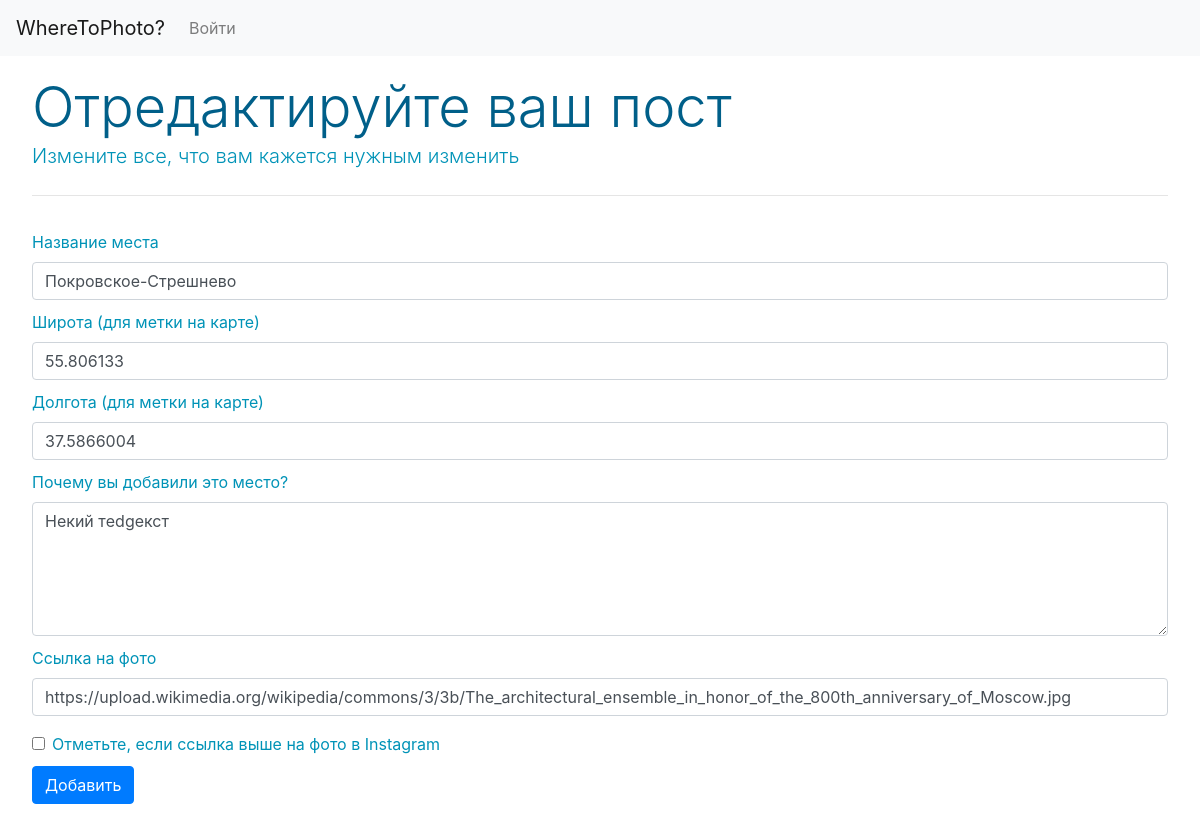
/edit/37.586600455.806133, run on an earlier commit of the app's database.
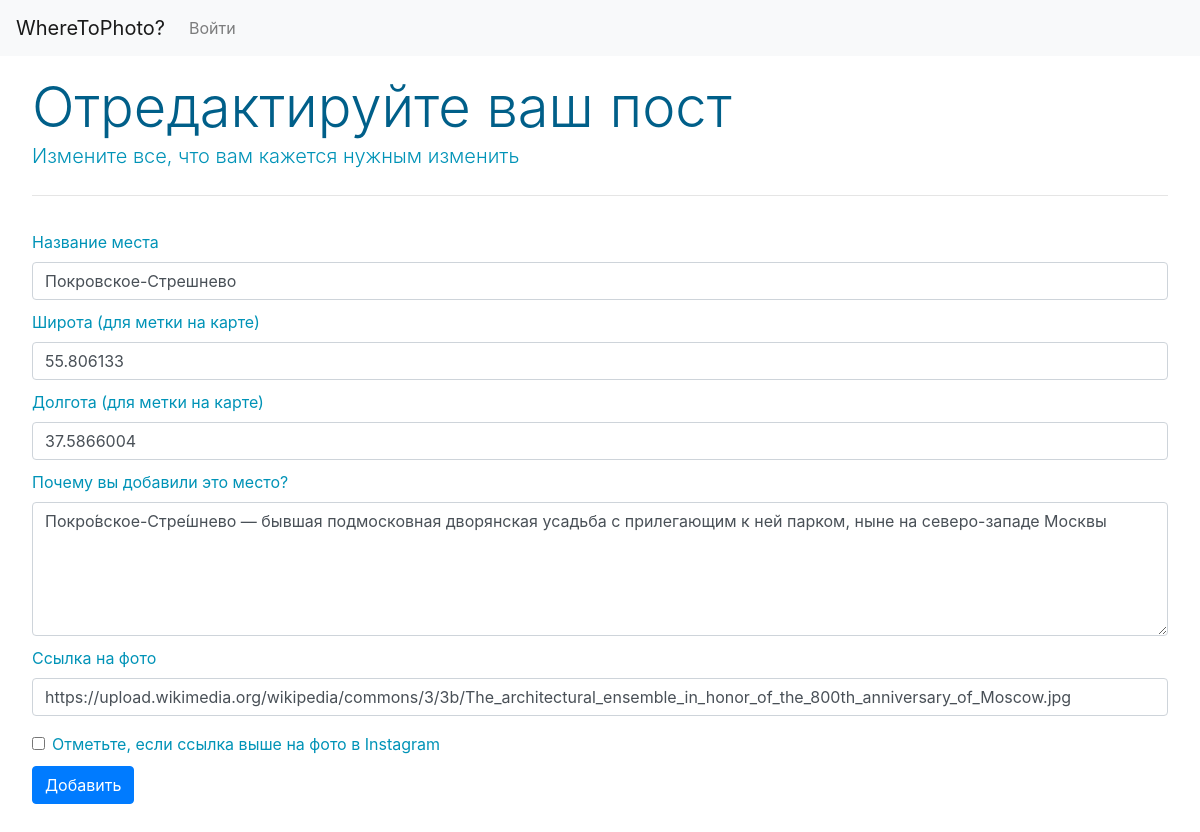
And on a later commit of the database.
### db_users.py (models this page shows)
class Article(Base):
    __tablename__='article'
    ID = Column(Integer, primary_key=True,autoincrement=True)
    subject = Column(String(), nullable=False)
    latitude = Column(String(), nullable=False)
    longitude = Column(String(), nullable=False)
    added_by = Column(String(), nullable=False)
    pic_url = Column(String(), nullable=False)
    description  = Column(String(), nullable=False)
    url = Column(String(), nullable=False)
    created_at = Column(Date, default=datetime.datetime.now())
    likes =  Column(Integer, nullable = False)

### app.py (the view, shortened to what this page needs)
@app.route("/edit/<path:url>",methods = ['GET','POST'])
def edit(url):
    t = get_article(url)
    if request.method == "GET":
        return render("edit.html", visibility_ok = "collapse", visibility_danger = "collapse",t = t)

### app.py (called while the page is built)
def render_str(template,**params):
   t = jinja_env.get_template(template)
   return t.render(params)

def render(template, **kw):
   return render_str(template, **kw)

### db_process.py (called while the page is built)
def init_db(db_name = 'sqlite:///users.db'): #инициализация инструментов для доступа к базе данных
	engine = create_engine(db_name,connect_args={'check_same_thread': False})
	Base.metadata.bind = engine
	DBSession = sessionmaker(bind=engine, autoflush = True)
	session = DBSession()
	return session

def get_article(url): # получение поста
	session = init_db()
	art = session.query(Article.subject, Article.latitude,
		Article.longitude, Article.added_by, Article.pic_url,
		Article.description,Article.created_at).filter(Article.url == url).order_by(Article.ID)
	return art.one_or_none()

### templates/edit.html (shortened to what this page needs)
<!DOCTYPE html>
<html>
<head>
	{% include "cssjs.html"%}
</head>
<body>
{% include "navbar.html" %}
<div class="jumbotron">
  <h1 class="display-4">Отредактируйте ваш пост</h1>
  <p class="lead" >Измените все, что вам кажется нужным изменить</p>
  <hr class="my-4">
  <form method="POST">
  	<div class="form-group">
    <label for="subject">Название места</label>
    <input class="form-control" type="text" placeholder="Введите название места" id="login" name="subject" value="{{t[0]}}" >
    <label for="latitude">Широта (для метки на карте)</label>
    <input class="form-control" type="text" placeholder="Введите широту, на которой расположен объект" id="login" name="latitude" value="{{t[1]}}">
    <label for="longitude">Долгота (для метки на карте)</label>
    <input class="form-control" type="text" placeholder="Введите долготу, на которой расположен объект" id="login" name="longitude" value="{{t[2]}}" >
    <label for="details">Почему вы добавили это место?</label>
    <textarea class="form-control" id="exampleFormControlTextarea1" rows="5" name="details">{{t[5]}}</textarea>
    <label for="longitude">Ссылка на фото</label>
    <input class="form-control" type="text" placeholder="Введите ссылку на фото или на фото в Instagram" id="login" name="pic_url" value="{{t[4]}}">
  </div>
  <div class="form-check">
    <input class="form-check-input" type="checkbox" id="instaCheck" name="instaCheck">
    <label class="form-check-label" for="instaCheck">
    Отметьте, если ссылка выше на фото в Instagram
    </label>
  </div>
  <button type="submit" class="btn btn-primary" >Добавить</button>
</form>
</div>
</body>
</html>

### templates/cssjs.html (shortened to what this page needs)
<link rel="stylesheet" href="https://maxcdn.bootstrapcdn.com/bootstrap/4.0.0/css/bootstrap.min.css">

### templates/navbar.html (shortened to what this page needs)
{% block content %}
<nav class="navbar fixed-top navbar-expand-lg navbar-light bg-light">
  <a class="navbar-brand" href="/">WhereToPhoto?</a>
  <div class="collapse navbar-collapse" id="navbarNavDropdown">
    <ul class="navbar-nav">
      {% if visibility == "visible" %}
      <li class="nav-item">
        <form method="post">
        <button type="submit" class="btn btn-outline-light" style="padding:0px;" name="logout"><a class="nav-link" role="button" >Выйти</a></button>
      </form>
      </li>
      <li class="nav-item">
        <button type="button" class="btn btn-outline-light" style="padding:0px;"><a class="nav-link" href="/addnew">Добавить место</a></button>
      </li>
      <li class="nav-item">
        <button type="button" class="btn btn-outline-light" style="padding:0px;"><a class="nav-link" href="/help">Как добавить статью?</a></button>
      </li>
      {% else %}
      <li class="nav-item ">
        <a class="nav-link" href="#exampleModal" data-toggle="modal" data-target="#exampleModal">Войти <span class="sr-only">(current)</span></a>
      </li>
      {% endif %}
    </ul>
  </div>
</nav>
{% endblock %}

### templates/cssjs.html (style rules this page uses)
.jumbotron { background-color: #ffff; padding-left: auto; padding-right: auto; overflow: auto; min-width: 326px; margin-top:10px; //margin-right: 5%; border-radius: 10px; }
.display-4 { word-wrap: break-word; height: auto; margin: auto; margin-top: 0px; }
a:link { text-decoration: none; }

### templates/edit.html (style rules this page uses)
h1 { color:#005f89; }
.lead { color:#0093b7; }
.jumbotron { background-color:#fff; }
label { color:#0093b7; margin-top: 10px; }
.form-check-label { margin-top: 0; margin-bottom: 10px; }

What changed in the data, as far as the page shows it:
changed Article "Покровское-Стрешнево": details "Некий тedgекст" → "Покро́вское-Стре́шнево — бывшая подмосковная дворянская усадьба с прилегающим к ней парком, ныне на северо-западе Москвы"
